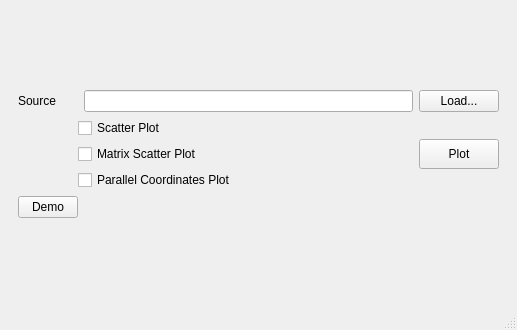
<?xml version="1.0" encoding="UTF-8"?>
<ui version="4.0">
 <class>MainWindow</class>
 <widget class="QMainWindow" name="MainWindow">
  <property name="geometry">
   <rect>
    <x>0</x>
    <y>0</y>
    <width>517</width>
    <height>330</height>
   </rect>
  </property>
  <property name="maximumSize">
   <size>
    <width>16777215</width>
    <height>330</height>
   </size>
  </property>
  <property name="windowTitle">
   <string>MainWindow</string>
  </property>
  <widget class="QWidget" name="centralwidget">
   <layout class="QGridLayout" name="gridLayout_2">
    <item row="0" column="0">
     <widget class="QWidget" name="widget" native="true">
      <layout class="QGridLayout" name="gridLayout">
       <item row="0" column="0">
        <layout class="QVBoxLayout" name="verticalLayout_3">
         <item>
          <layout class="QVBoxLayout" name="verticalLayout_2">
           <item>
            <layout class="QHBoxLayout" name="horizontalLayout">
             <item>
              <widget class="QLabel" name="label">
               <property name="sizePolicy">
                <sizepolicy hsizetype="Preferred" vsizetype="Preferred">
                 <horstretch>0</horstretch>
                 <verstretch>0</verstretch>
                </sizepolicy>
               </property>
               <property name="minimumSize">
                <size>
                 <width>60</width>
                 <height>0</height>
                </size>
               </property>
               <property name="maximumSize">
                <size>
                 <width>80</width>
                 <height>50</height>
                </size>
               </property>
               <property name="text">
                <string>Source</string>
               </property>
              </widget>
             </item>
             <item>
              <widget class="QLineEdit" name="filePathLineEdit">
               <property name="text">
                <string/>
               </property>
              </widget>
             </item>
             <item>
              <widget class="QPushButton" name="loadButton">
               <property name="maximumSize">
                <size>
                 <width>80</width>
                 <height>16777215</height>
                </size>
               </property>
               <property name="text">
                <string>Load...</string>
               </property>
              </widget>
             </item>
            </layout>
           </item>
           <item>
            <layout class="QHBoxLayout" name="horizontalLayout_2">
             <item>
              <spacer name="horizontalSpacer_2">
               <property name="orientation">
                <enum>Qt::Horizontal</enum>
               </property>
               <property name="sizeType">
                <enum>QSizePolicy::Fixed</enum>
               </property>
               <property name="sizeHint" stdset="0">
                <size>
                 <width>60</width>
                 <height>20</height>
                </size>
               </property>
              </spacer>
             </item>
             <item>
              <layout class="QVBoxLayout" name="verticalLayout">
               <item>
                <widget class="QCheckBox" name="scatter">
                 <property name="text">
                  <string>Scatter Plot</string>
                 </property>
                </widget>
               </item>
               <item>
                <widget class="QCheckBox" name="matrixScatter">
                 <property name="text">
                  <string>Matrix Scatter Plot</string>
                 </property>
                </widget>
               </item>
               <item>
                <widget class="QCheckBox" name="paralCoord">
                 <property name="text">
                  <string>Parallel Coordinates Plot</string>
                 </property>
                </widget>
               </item>
              </layout>
             </item>
             <item>
              <widget class="QPushButton" name="plotButton">
               <property name="minimumSize">
                <size>
                 <width>0</width>
                 <height>0</height>
                </size>
               </property>
               <property name="maximumSize">
                <size>
                 <width>80</width>
                 <height>30</height>
                </size>
               </property>
               <property name="text">
                <string>Plot</string>
               </property>
              </widget>
             </item>
            </layout>
           </item>
          </layout>
         </item>
         <item>
          <layout class="QHBoxLayout" name="horizontalLayout_3">
           <item>
            <widget class="QPushButton" name="demoButton">
             <property name="sizePolicy">
              <sizepolicy hsizetype="Fixed" vsizetype="Fixed">
               <horstretch>0</horstretch>
               <verstretch>0</verstretch>
              </sizepolicy>
             </property>
             <property name="minimumSize">
              <size>
               <width>60</width>
               <height>0</height>
              </size>
             </property>
             <property name="maximumSize">
              <size>
               <width>60</width>
               <height>16777215</height>
              </size>
             </property>
             <property name="text">
              <string>Demo</string>
             </property>
            </widget>
           </item>
           <item>
            <spacer name="horizontalSpacer">
             <property name="orientation">
              <enum>Qt::Horizontal</enum>
             </property>
             <property name="sizeHint" stdset="0">
              <size>
               <width>40</width>
               <height>20</height>
              </size>
             </property>
            </spacer>
           </item>
          </layout>
         </item>
        </layout>
       </item>
      </layout>
     </widget>
    </item>
   </layout>
  </widget>
  <widget class="QStatusBar" name="statusbar"/>
  <widget class="QMenuBar" name="menubar">
   <property name="geometry">
    <rect>
     <x>0</x>
     <y>0</y>
     <width>517</width>
     <height>22</height>
    </rect>
   </property>
  </widget>
 </widget>
 <resources/>
 <connections/>
</ui>
